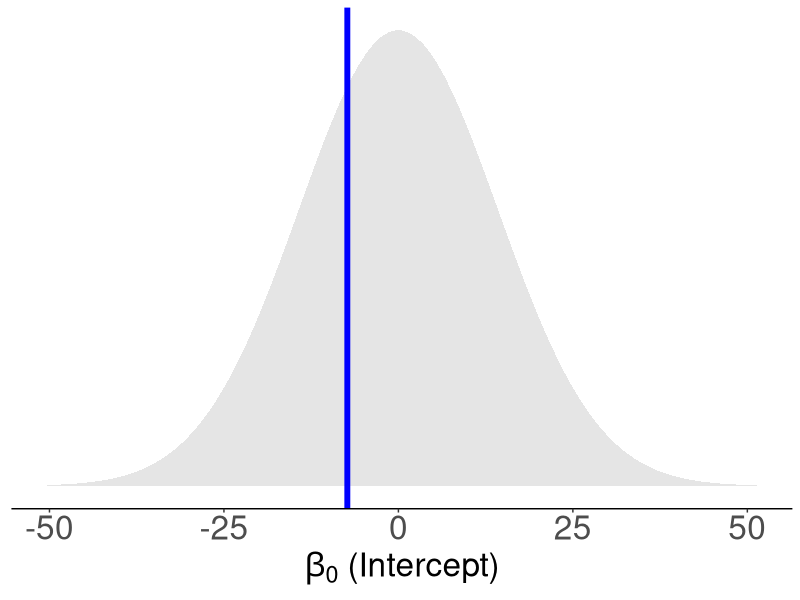
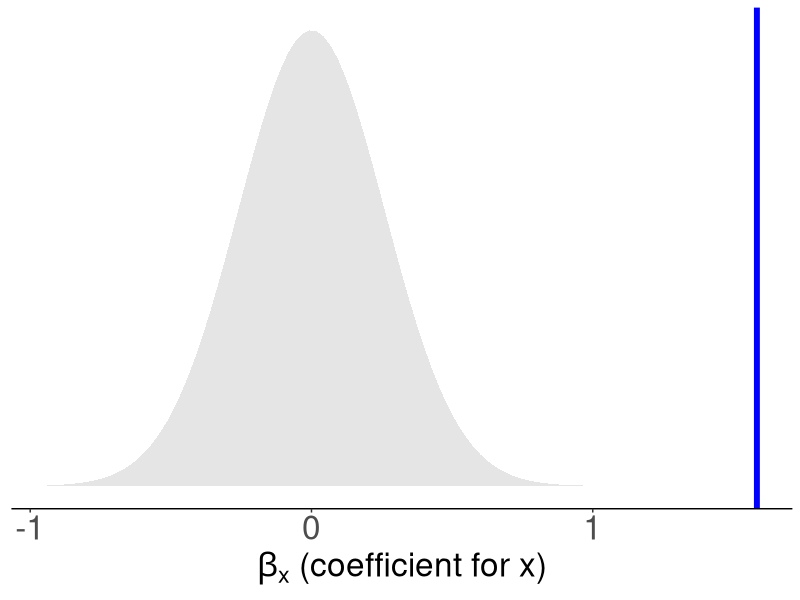
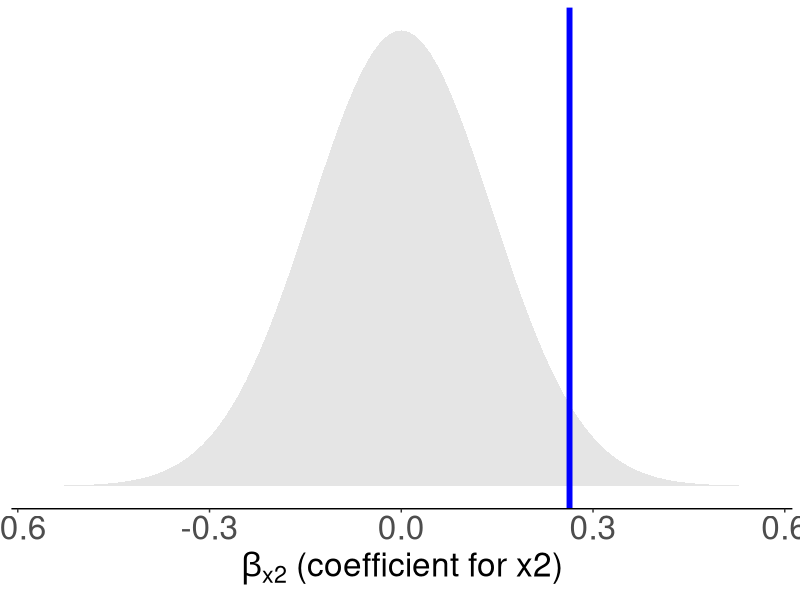
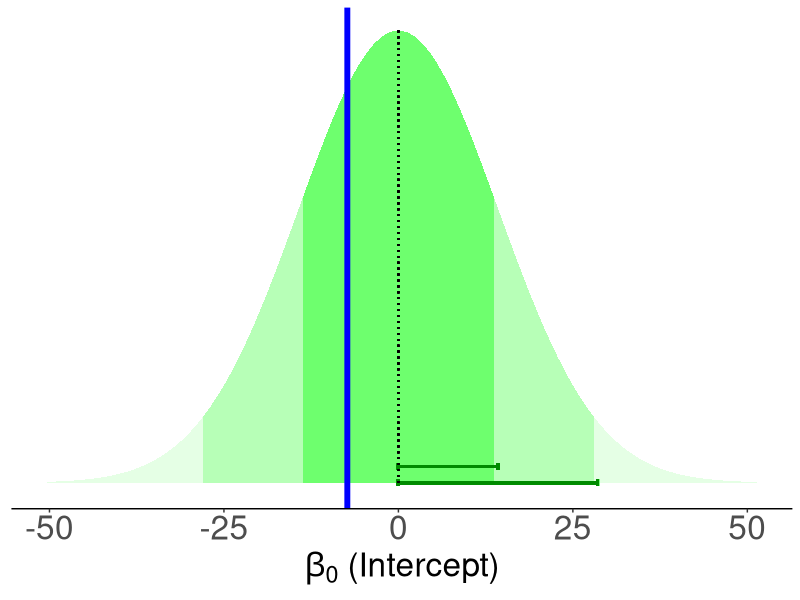
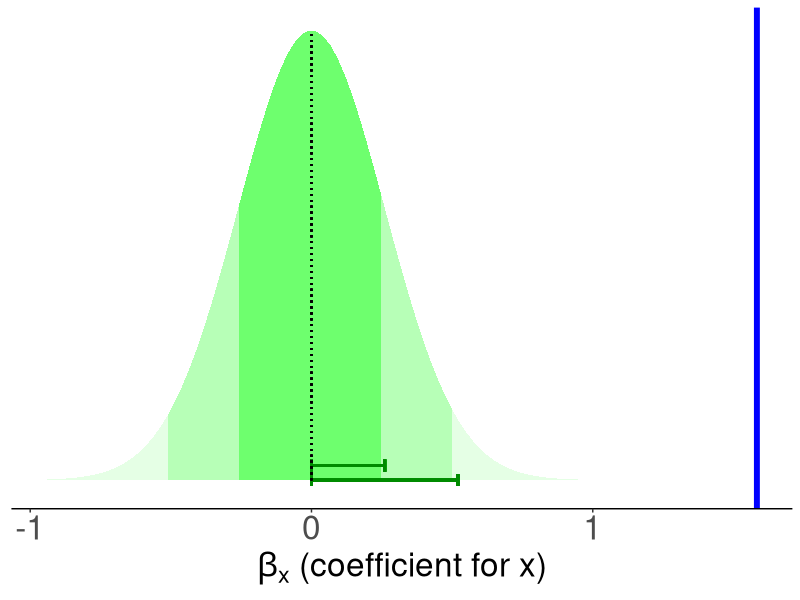
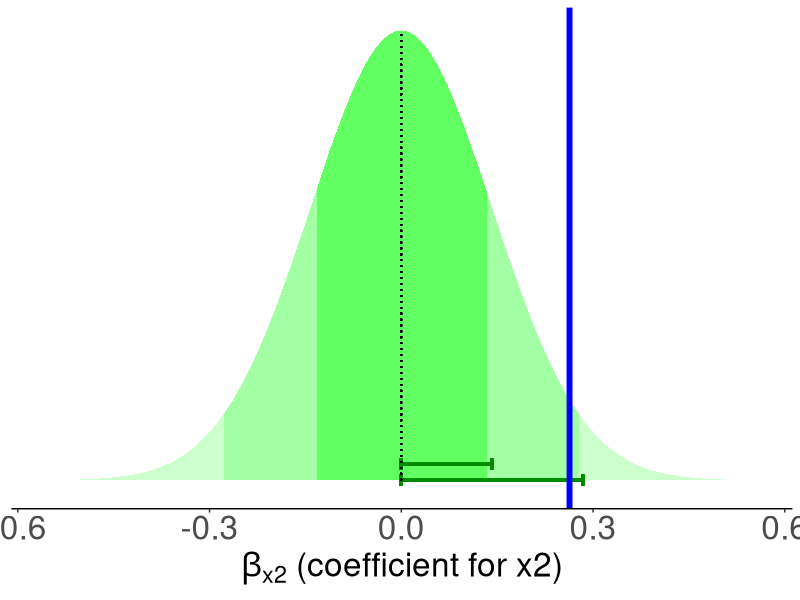

These charts were generated, in order, by the following R code:
library(tidyverse)
set.seed(46)
tibble(
  x = rnorm(100, 50, 20),
  x2 = rnorm(100, 20, 30),
  y = 1.5*x + 0.3*x2 + rnorm(100, 0, 50)
) -> df

m =  lm(y~x+x2,df)
v = vcov(m)
e = coef(m)
ne = e
ne[ne!=0]<-0
sims  = as_tibble(MASS::mvrnorm(n=1e4, mu = ne, Sigma = v))

theme_dens <- function(){
  theme_classic() + 
    theme(axis.title.y = element_blank(), 
            axis.line.y = element_blank(), 
            axis.ticks.y = element_blank(), 
            axis.text.y = element_blank(),
          axis.text.x = element_text(size=24),
          axis.title.x = element_text(size=24))
}


## COEF PLOTS

ggplot(sims, aes(x=`(Intercept)`))+
  stat_function(aes(ymin=0, ymax=..y..),
                geom="ribbon",fun=~dnorm(.x, mean=0,sd=summary(m)$coefficients[1,2]),
                alpha=.4,fill="grey")+
  geom_vline(xintercept = summary(m)$coefficients[1,1],col="blue", lwd=2)+
  labs(x=expression(paste(beta[0], " (Intercept)")))+
  theme_dens() 

ggplot(sims, aes(x=x))+
  stat_function(aes(ymin=0, ymax=..y..),
                geom="ribbon",fun=~dnorm(.x, mean=0,sd=summary(m)$coefficients[2,2]),
                alpha=.4, fill="grey")+
  geom_vline(xintercept = summary(m)$coefficients[2,1],col="blue", lwd=2)+
  labs(x=expression(paste(beta[x], " (coefficient for x)")))+
  theme_dens() 

ggplot(sims, aes(x=x2))+
  stat_function(aes(ymin=0, ymax=..y..),
                geom="ribbon",fun=~dnorm(.x, mean=0,sd=summary(m)$coefficients[3,2]),
                alpha=.4, fill="grey")+
  geom_vline(xintercept = summary(m)$coefficients[3,1],col="blue",lwd=2)+
  labs(x=expression(paste(beta[x2], " (coefficient for x2)")))+
  theme_dens()



## SE PLOTS

ggplot(sims, aes(x=`(Intercept)`))+
  stat_function(aes(ymin=0, ymax=..y..),
                geom="ribbon",fun=~dnorm(.x, mean=0,sd=summary(m)$coefficients[1,2]),
                alpha=.1,fill="green")+
  stat_function(aes(ymin=0, ymax=..y..),geom="ribbon",
                fun=~ifelse(abs(.x)<=(2*summary(m)$coefficients[1,2]),
                            dnorm(.x, mean=0,sd=summary(m)$coefficients[1,2]),
                            NA),
                alpha=.2,fill="green")+
  stat_function(aes(ymin=0, ymax=..y..),geom="ribbon",
                fun=~ifelse(abs(.x)<=summary(m)$coefficients[1,2],
                            dnorm(.x, mean=0,sd=summary(m)$coefficients[1,2]),
                            NA),
                alpha=.4,fill="green")+
  geom_errorbarh(aes(xmin=0,xmax=summary(m)$coefficients[1,2],y=1e-3),height=4e-4, col="green4",lwd=1)+
  geom_errorbarh(aes(xmin=0,xmax=2*summary(m)$coefficients[1,2],y=0),height=4e-4, col="green4", lwd=1)+
  geom_segment(aes(x=0,xend=0,y=0,yend=dnorm(0,0,summary(m)$coefficients[1,2])),lty="dotted")+

  geom_vline(xintercept = summary(m)$coefficients[1,1],col="blue", lwd=2)+
  labs(x=expression(paste(beta[0], " (Intercept)")))+
  theme_dens() 

ggplot(sims, aes(x=x))+
  stat_function(aes(ymin=0, ymax=..y..),
                geom="ribbon",fun=~dnorm(.x, mean=0,sd=summary(m)$coefficients[2,2]),
                alpha=.1, fill="green")+
  stat_function(aes(ymin=0, ymax=..y..),geom="ribbon",
                fun=~ifelse(abs(.x)<=(2*summary(m)$coefficients[2,2]),
                            dnorm(.x, mean=0,sd=summary(m)$coefficients[2,2]),
                            NA),
                alpha=.2,fill="green")+
  stat_function(aes(ymin=0, ymax=..y..),geom="ribbon",
                fun=~ifelse(abs(.x)<=summary(m)$coefficients[2,2],
                            dnorm(.x, mean=0,sd=summary(m)$coefficients[2,2]),
                            NA),
                alpha=.4,fill="green")+
  geom_errorbarh(aes(xmin=0,xmax=summary(m)$coefficients[2,2],y=5e-2),height=4e-2, col="green4",lwd=1)+
  geom_errorbarh(aes(xmin=0,xmax=2*summary(m)$coefficients[2,2],y=0),height=4e-2, col="green4", lwd=1)+
  geom_segment(aes(x=0,xend=0,y=0,yend=dnorm(0,0,summary(m)$coefficients[2,2])),lty="dotted")+
  
  geom_vline(xintercept = summary(m)$coefficients[2,1],col="blue", lwd=2)+
  labs(x=expression(paste(beta[x], " (coefficient for x)")))+
  theme_dens() 

ggplot(sims, aes(x=x2))+
  stat_function(aes(ymin=0, ymax=..y..),
                geom="ribbon",fun=~dnorm(.x, mean=0,sd=summary(m)$coefficients[3,2]),
                alpha=.2, fill="green")+
  stat_function(aes(ymin=0, ymax=..y..),geom="ribbon",
                fun=~ifelse(abs(.x)<=(2*summary(m)$coefficients[3,2]),
                            dnorm(.x, mean=0,sd=summary(m)$coefficients[3,2]),
                            NA),
                alpha=.2,fill="green")+
  stat_function(aes(ymin=0, ymax=..y..),geom="ribbon",
                fun=~ifelse(abs(.x)<=summary(m)$coefficients[3,2],
                            dnorm(.x, mean=0,sd=summary(m)$coefficients[3,2]),
                            NA),
                alpha=.4,fill="green")+
  geom_errorbarh(aes(xmin=0,xmax=summary(m)$coefficients[3,2],y=1e-1),height=7e-2, col="green4",lwd=1)+
  geom_errorbarh(aes(xmin=0,xmax=2*summary(m)$coefficients[3,2],y=0),height=7e-2, col="green4", lwd=1)+
  geom_segment(aes(x=0,xend=0,y=0,yend=dnorm(0,0,summary(m)$coefficients[3,2])),lty="dotted")+
  
  geom_vline(xintercept = summary(m)$coefficients[3,1],col="blue",lwd=2)+
  labs(x=expression(paste(beta[x2], " (coefficient for x2)")))+
  theme_dens()



summary(m)
s<-summary(m)$coefficients
s[3,4]
2*pt(abs(s[1,1]/s[1,2]),lower.tail=F,df=100-3-1)
2*pt(abs(s[2,1]/s[2,2]),lower.tail=F,df=100-3-1)
2*pt(abs(s[3,1]/s[3,2]),lower.tail=F,df=100-3-1)

